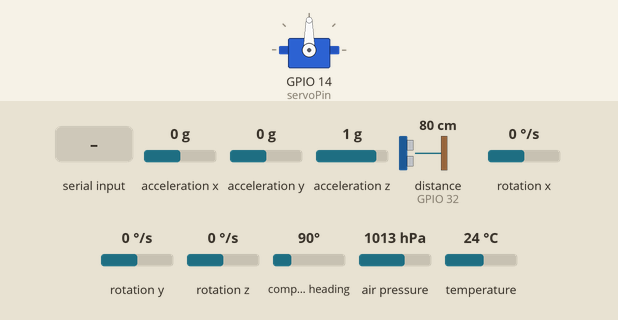
Recording of a sketch running on a simulated ESP32. On the bench: servo. The inputs (shaded band) are chosen by the test bench; at power-on: acceleration x 0 g, acceleration y 0 g, acceleration z 1 g, distance to the obstacle (sensor on GPIO 32) 80 cm, rotation x 0 °/s, rotation y 0 °/s, rotation z 0 °/s, compass heading 90°, air pressure 1013 hPa, temperature 24 °C. The echo pulse lasts 58.3 µs per cm; WiFi joins after 1.5 s; servers stay silent unless stated; uploads are accepted with an empty reply; what the sketch prints to the serial monitor is not drawn.

Above: at 3.2 s.
3.3 s: "T" received over the second serial link
At 4.35 s:
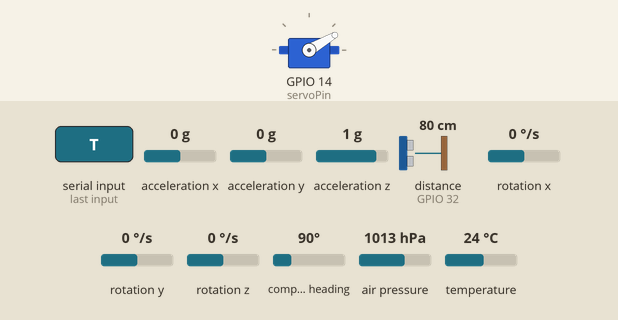
At 8.2 s:
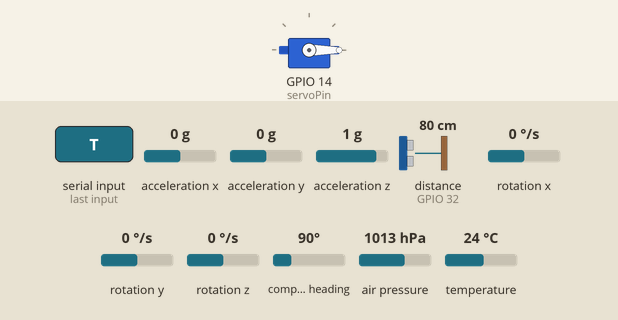
Timing chart, 0 to 9.7 s (numbered marks = the images above; inputs shaded):
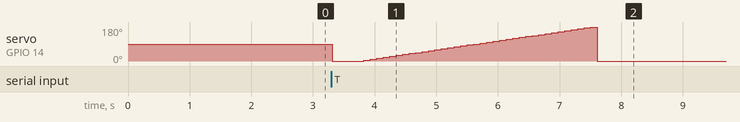

The sketch:

Final_Carrito_Medidas.ino
```cpp
// Este ESP32 toma medidas y envia datos por wifi

#include <WiFi.h>
#include <HTTPClient.h>
#include <Wire.h>
#include <Adafruit_Sensor.h>
#include <Adafruit_HMC5883_U.h>
#include <Adafruit_BMP085_U.h>
#include <MPU6050.h>
#include <HardwareSerial.h>
#include <ESP32Servo.h>


// ----------------------------------------- WiFi -----------------------------------------
    const char* ssid = "MOVISTAR";
    const char* password = "97616504";

    // URL y cabeceras de la solicitud
    // const char* serverName = "https://data.mongodb-api.com/app/data-YOUR_ID/endpoint/data/v1/action/insertOne";

    // Fernando
    const char* serverName = "https://us-east-1.aws.data.mongodb-api.com/app/data-rgxyxuf/endpoint/data/v1/action/insertOne";
    const char* apiKey = "TWAL6hIQBruvlFs6ZeAvIx9AXtafp1teeGqM1crP7gjeoagx3l1Aka3YzHa0c0KM";

    // Ana
    // const char* serverName = "https://us-east-1.aws.data.mongodb-api.com/app/data-dmxflhz/endpoint/data/v1/action/insertOne";
    // const char* apiKey = "f3L2c6jSnM13a72FvP6DyLTQeWM1ie4qJFALUWj8tZggzKSFDjVPDXKx6JhoGeck";


// ----------------------------------------- Servo -----------------------------------------
    Servo myServo;

    // Pin donde se conectará el servomotor
    const int servoPin = 14;

    // ----------------------------------------- Sensor Distancia -----------------------------------------
// Sensor de distancia
    const int trigPin = 33;
    const int echoPin = 32;

    float duration, distance;


// ----------------------------------------- GY-88 -----------------------------------------
    Adafruit_HMC5883_Unified mag = Adafruit_HMC5883_Unified(12345);
    Adafruit_BMP085_Unified bmp = Adafruit_BMP085_Unified(10085);

    MPU6050 mpu;

    int16_t ax, ay, az;
    int16_t gx, gy, gz;

    long tiempo_prev, dt;
    float girosc_ang_x, girosc_ang_y, girosc_ang_z, Angulo;
    float girosc_ang_x_prev, girosc_ang_y_prev, girosc_ang_z_prev;

// ----------------------------------------- Comunicacion con el otro ESP32 -----------------------------------------
    HardwareSerial MySerial(2);

    int Enviar = 0;
    int Enviados = 0;

void setup() {

    Serial.begin(115200);
    MySerial.begin(115200, SERIAL_8N1, 16, 17); // 16 (RX) y 17 (TX)


// Conexión a la red WiFi
    WiFi.begin(ssid, password);

    while (WiFi.status() != WL_CONNECTED) {
        delay(1000);
        Serial.println("Connecting to WiFi...");
    }


    Serial.println("Connected to the WiFi network");
    Serial.print("IP Address: ");
    Serial.println(WiFi.localIP());

// Servo
  	// Asignar el pin al objeto Servo
	myServo.attach(servoPin);
	pinMode(trigPin, OUTPUT);
	pinMode(echoPin, INPUT);

// Magnetometro
    Wire.begin();
    mpu.initialize();

    if (mpu.testConnection()) {
        Serial.println("MPU6050 conectado correctamente");
    } else {
        Serial.println("Fallo en la conexión con el MPU6050");
    }


    if (!mag.begin()) {
        Serial.println("No se pudo encontrar un sensor HMC5883L, verifique la conexión.");
        while (1);
    }
    else
    {
        Serial.println("Sensor HMC5883L iniciado correctamente");
    }

    if(!bmp.begin()) {
    Serial.print("No se puede encontrar el sensor BMP085/BMP180, verifique las conexiones.");
    while(1);
    }
    else
    {
        Serial.println("Sensor BMP085/BMP180 iniciado correctamente");
    }

    tiempo_prev=millis();
}

String Medidas;
float mx, my, mz;
float temperatura,presion,altura;

void loop() {

    // Acelearación y giroscopio
    mpu.getAcceleration(&ax, &ay, &az);
    mpu.getRotation(&gx, &gy, &gz);

    dt = millis()-tiempo_prev;
    tiempo_prev=millis();
    girosc_ang_z = (gz/131)*dt/1000.0 + girosc_ang_z_prev;
    girosc_ang_z_prev=girosc_ang_z;


    if (MySerial.available())
    {
        char data = MySerial.read();

        if (data == 'T')
        {
            // Distancias
            Serial.println("---------------------------------------------------------------------------------------------------------------------------------------");
            Serial.println("Tomando medidas");
            Medidas = barrido();


            // Magnetometro
            sensors_event_t mag_event;
            mag.getEvent(&mag_event);

            mx = mag_event.magnetic.x;
            my = mag_event.magnetic.y;
            mz = mag_event.magnetic.z;

            // BMP
            sensors_event_t bmp_event;
            bmp.getEvent(&bmp_event);

            bmp.getTemperature(&temperatura);
            presion = bmp_event.pressure;
            altura = bmp.pressureToAltitude(SENSORS_PRESSURE_SEALEVELHPA, presion);


            Angulo = girosc_ang_z;
            enviarDatos(0.0,0.0,mx,my,mz,temperatura,presion,altura,Angulo,Medidas);
        }
    }


    delay(50);


}


String barrido()
{
    Enviar += 1;

  	myServo.write(0);
    delay(400);
    String Distancias = "[";
	for (int i=0; i<=181; i=i+5)
  	{
		myServo.write(i);
        if (i<180)
        {
            Distancias += String(distancia());
            Distancias += ",";
        }
        else
        {
            Distancias += String(distancia());
            Distancias += "]";
        }
		delay(100);
  	}
  	myServo.write(0);
  	delay(500);
    return Distancias;

}


float distancia()
{
	digitalWrite(trigPin, LOW);
	delayMicroseconds(2);
	digitalWrite(trigPin, HIGH);
	delayMicroseconds(10);
	digitalWrite(trigPin, LOW);
	duration = pulseIn(echoPin, HIGH);
	distance = (duration*.0343)/2;
	return distance;
}


// void enviarDatos(float x, float y, float Angulo, String Medidas)
void enviarDatos(float x, float y,
                 float mx, float my, float mz,
                 float temperatura, float presion, float altura,
                 float Angulo, String Medidas)
{   // Enviar datos de la aceleración, giroscopio y magnetometro
    if (Enviar > Enviados)
    {
        Serial.println("Enviando Datos");
        Enviados += 1;
        if (WiFi.status() == WL_CONNECTED)
        {
            HTTPClient http;

            http.begin(serverName); // Especifica la URL del servidor
            http.addHeader("Content-Type", "application/json");
            http.addHeader("api-key", apiKey);

            // Datos en formato JSON
            // String jsonData = "{\"dataSource\":\"Cluster0\",\"database\":\"IOT_Carrito\",\"collection\":\"Datos\",\"document\":{\"t\":\"{}\",\"x\":\"{}\",\"y\":{}}}".format(t,x,y);
            //  ---------------------------------------------   Modificar   --------------------------------------------------------------------------------------------------------------------------------------------------------
            // String jsonData = "{\"dataSource\":\"Cluster0\",\"database\":\"IOT_Carrito\",\"collection\":\"Datos\",\"document\":{\"x\":\"" + String(x) + "\",\"y\":\"" + String(y) + "\",\"Angulo\":\"" + String(Angulo) + "\",\"Medidas\":\"" + Medidas + "\"}}";
            String jsonData = "{\"dataSource\":\"Cluster0\",\"database\":\"IOT_Carrito\",\"collection\":\"Datos\",\"document\":{\"x\":\"" + String(x) + "\",\"y\":\"" + String(y) + "\",\"mx\":\"" + String(mx) + "\",\"my\":\"" + String(my) + "\",\"mz\":\"" + String(mz) + "\",\"temperatura\":\"" + String(temperatura) + "\",\"presion\":\"" + String(presion) + "\",\"altura\":\"" + String(altura) + "\",\"Angulo\":\"" + String(Angulo) + "\",\"Medidas\":\"" + Medidas + "\"}}";
            //  ---------------------------------------------   Modificar   --------------------------------------------------------------------------------------------------------------------------------------------------------


            // Envío de la solicitud POST
            int httpResponseCode = http.POST(jsonData);

            // Manejo de la respuesta del servidor
            if (httpResponseCode > 0) {
            String response = http.getString();
            Serial.println(httpResponseCode); // Código de respuesta
            Serial.println(response); // Respuesta del servidor
            } else {
            Serial.print("Error on sending POST: ");
            Serial.println(httpResponseCode);
            }

            http.end(); // Cierra la conexión
        }

        else
        {
            Serial.println("WiFi Disconnected");
        }
    }
}
```

Measured:
- after the input at 3.3 s, servo on GPIO 14 (servoPin): 90° → 0° at once, → 5° 0.51 s later, → 10° 0.11 s later, → 15° 0.11 s later, … (38 changes in this stretch)
